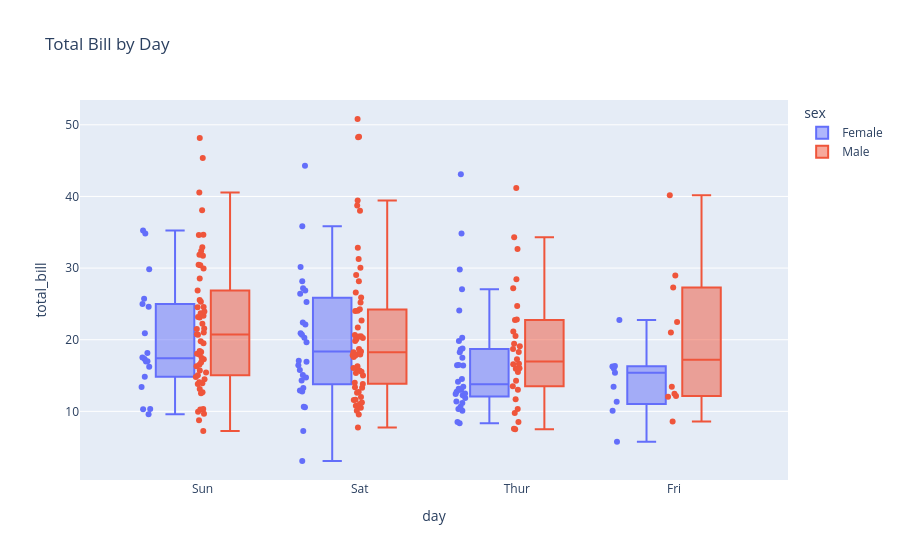
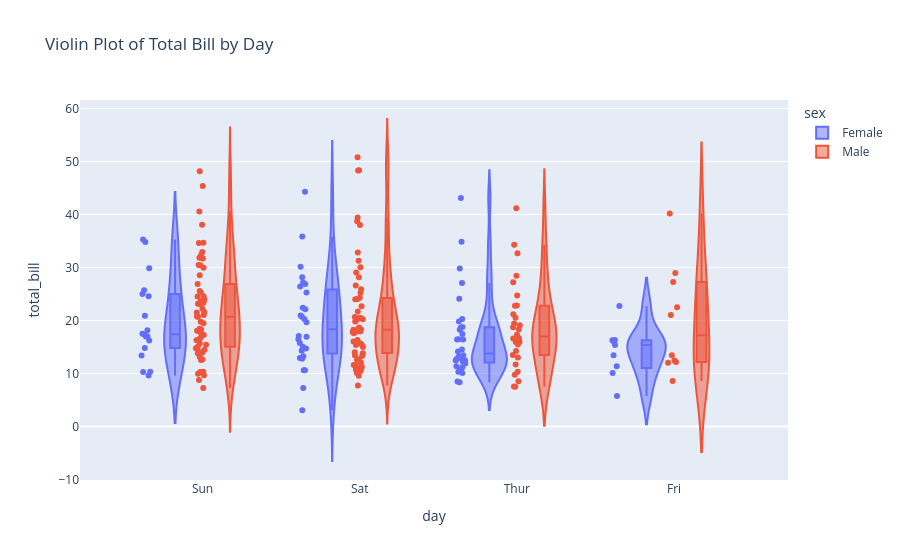

The notebook cell these images were saved under, in order:
### Code cell
# Box plot
fig = px.box(
    tips, x='day', y='total_bill',
    color='sex', points='all',  # show all data points
    title='Total Bill by Day'
)
fig.show()

# Violin plot
fig = px.violin(
    tips, x='day', y='total_bill',
    color='sex', box=True,  # include box inside violin
    points='all',
    title='Violin Plot of Total Bill by Day'
)
fig.show()

### Figure 1 — Plotly figure (JSON) as saved in the notebook; plotly's stock layout.template omitted (floating-point values rounded to 4 significant figures; data arrays with more than 128 entries replaced by an {"elided": "..."} marker saying what was removed)
{"data": [{"alignmentgroup": "True", "boxpoints": "all", "hovertemplate": "sex=Female<br>day=%{x}<br>total_bill=%{y}<extra></extra>", "legendgroup": "Female", "marker": {"color": "#636efa"}, "name": "Female", "notched": false, "offsetgroup": "Female", "orientation": "v", "showlegend": true, "x": ["Sun", "Sun", "Sun", "Sun", "Sun", "Sun", "Sat", "Sat", "Sat", "Sat", "Sat", "Sat", "Sun", "Sun", "Sat", "Sat", "Sat", "Sat", "Sat", "Sat", "Sat", "Thur", "Thur", "Fri", "Fri", "Fri", "Fri", "Fri", "Sat", "Sat", "Sat", "Sat", "Sat", "Sun", "Sun", "Thur", "Thur", "Thur", "Thur", "Thur", "Thur", "Thur", "Thur", "Thur", "Thur", "Thur", "Thur", "Thur", "Thur", "Thur", "Thur", "Thur", "Thur", "Thur", "Thur", "Thur", "Thur", "Sun", "Sun", "Sun", "Sun", "Sun", "Sat", "Sat", "Sun", "Sun", "Sun", "Thur", "Thur", "Thur", "Thur", "Thur", "Thur", "Thur", "Sat", "Sat", "Sat", "Sat", "Sat", "Fri", "Fri", "Fri", "Fri", "Sat", "Sat", "Sat", "Thur"], "x0": " ", "xaxis": "x", "y": [16.99, 24.59, 35.26, 14.83, 10.33, 16.97, 20.29, 15.77, 19.65, 15.06, 20.69, 16.93, 10.29, 34.81, 26.41, 16.45, 3.07, 17.07, 26.86, 25.28, 14.73, 10.07, 34.83, 5.75, 16.32, 22.75, 11.35, 15.38, 44.3, 22.42, 20.92, 14.31, 7.25, 25.71, 17.31, 10.65, 12.43, 24.08, 13.42, 12.48, 29.8, 14.52, 11.38, 20.27, 11.17, 12.26, 18.26, 8.51, 10.33, 14.15, 13.16, 17.47, 27.05, 16.43, 8.35, 18.64, 11.87, 29.85, 25.0, 13.39, 16.21, 17.51, 10.59, 10.63, 9.6, 20.9, 18.15, 19.81, 43.11, 13.0, 12.74, 13.0, 16.4, 16.47, 12.76, 13.27, 28.17, 12.9, 30.14, 13.42, 15.98, 16.27, 10.09, 22.12, 35.83, 27.18, 18.78], "y0": " ", "yaxis": "y", "type": "box"}, {"alignmentgroup": "True", "boxpoints": "all", "hovertemplate": "sex=Male<br>day=%{x}<br>total_bill=%{y}<extra></extra>", "legendgroup": "Male", "marker": {"color": "#EF553B"}, "name": "Male", "notched": false, "offsetgroup": "Male", "orientation": "v", "showlegend": true, "x": {"elided": "157 str values"}, "x0": " ", "xaxis": "x", "y": {"elided": "157 float values"}, "y0": " ", "yaxis": "y", "type": "box"}], "layout": {"boxmode": "group", "legend": {"title": {"text": "sex"}, "tracegroupgap": 0}, "title": {"text": "Total Bill by Day"}, "xaxis": {"anchor": "y", "domain": [0.0, 1.0], "title": {"text": "day"}}, "yaxis": {"anchor": "x", "domain": [0.0, 1.0], "title": {"text": "total_bill"}}}}

### Figure 2 — Plotly figure (JSON) as saved in the notebook; plotly's stock layout.template omitted (floating-point values rounded to 4 significant figures; data arrays with more than 128 entries replaced by an {"elided": "..."} marker saying what was removed)
{"data": [{"alignmentgroup": "True", "box": {"visible": true}, "hovertemplate": "sex=Female<br>day=%{x}<br>total_bill=%{y}<extra></extra>", "legendgroup": "Female", "marker": {"color": "#636efa"}, "name": "Female", "offsetgroup": "Female", "orientation": "v", "points": "all", "scalegroup": "True", "showlegend": true, "x": ["Sun", "Sun", "Sun", "Sun", "Sun", "Sun", "Sat", "Sat", "Sat", "Sat", "Sat", "Sat", "Sun", "Sun", "Sat", "Sat", "Sat", "Sat", "Sat", "Sat", "Sat", "Thur", "Thur", "Fri", "Fri", "Fri", "Fri", "Fri", "Sat", "Sat", "Sat", "Sat", "Sat", "Sun", "Sun", "Thur", "Thur", "Thur", "Thur", "Thur", "Thur", "Thur", "Thur", "Thur", "Thur", "Thur", "Thur", "Thur", "Thur", "Thur", "Thur", "Thur", "Thur", "Thur", "Thur", "Thur", "Thur", "Sun", "Sun", "Sun", "Sun", "Sun", "Sat", "Sat", "Sun", "Sun", "Sun", "Thur", "Thur", "Thur", "Thur", "Thur", "Thur", "Thur", "Sat", "Sat", "Sat", "Sat", "Sat", "Fri", "Fri", "Fri", "Fri", "Sat", "Sat", "Sat", "Thur"], "x0": " ", "xaxis": "x", "y": [16.99, 24.59, 35.26, 14.83, 10.33, 16.97, 20.29, 15.77, 19.65, 15.06, 20.69, 16.93, 10.29, 34.81, 26.41, 16.45, 3.07, 17.07, 26.86, 25.28, 14.73, 10.07, 34.83, 5.75, 16.32, 22.75, 11.35, 15.38, 44.3, 22.42, 20.92, 14.31, 7.25, 25.71, 17.31, 10.65, 12.43, 24.08, 13.42, 12.48, 29.8, 14.52, 11.38, 20.27, 11.17, 12.26, 18.26, 8.51, 10.33, 14.15, 13.16, 17.47, 27.05, 16.43, 8.35, 18.64, 11.87, 29.85, 25.0, 13.39, 16.21, 17.51, 10.59, 10.63, 9.6, 20.9, 18.15, 19.81, 43.11, 13.0, 12.74, 13.0, 16.4, 16.47, 12.76, 13.27, 28.17, 12.9, 30.14, 13.42, 15.98, 16.27, 10.09, 22.12, 35.83, 27.18, 18.78], "y0": " ", "yaxis": "y", "type": "violin"}, {"alignmentgroup": "True", "box": {"visible": true}, "hovertemplate": "sex=Male<br>day=%{x}<br>total_bill=%{y}<extra></extra>", "legendgroup": "Male", "marker": {"color": "#EF553B"}, "name": "Male", "offsetgroup": "Male", "orientation": "v", "points": "all", "scalegroup": "True", "showlegend": true, "x": {"elided": "157 str values"}, "x0": " ", "xaxis": "x", "y": {"elided": "157 float values"}, "y0": " ", "yaxis": "y", "type": "violin"}], "layout": {"legend": {"title": {"text": "sex"}, "tracegroupgap": 0}, "title": {"text": "Violin Plot of Total Bill by Day"}, "violinmode": "group", "xaxis": {"anchor": "y", "domain": [0.0, 1.0], "title": {"text": "day"}}, "yaxis": {"anchor": "x", "domain": [0.0, 1.0], "title": {"text": "total_bill"}}}}
